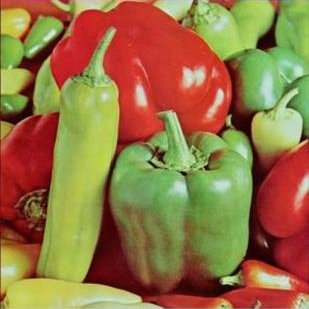
#> input picture Year IV/Image Processing/Lab_4/peppers.png, 309 x 309 px
$ jupyter execute --allow-errors 'Lab IV - Edge Detection.ipynb'
#> lines starting #> are read from the running program, lines starting #| are printed output that depends on the picture
# Image Processing
# Lab V - Edge Detection

## 1. Introduction

As discussed in the previous lab, in many applications, objects have to be separated from each other and from the background. Humans are naturally efficient at this task, since they can see where one object ends, and another one begins. Even though this process is automatic for us, in order to "explain" it to a computer, one needs to formalize the idea of an object "ending".

Objects are delimited in images by their edges. The simplest way to think of edges is to take the case of cartoons, where, in most cases, objects and characters are clearly delimited by an outline. Objects do not have contours in real life however, so it is required to define the edge of an object.

<b>Edges are sudden changes in the values of pixels.</b> These changes may be caused by the boundaries of an object, variations in scene lighting, or other factors.

Today's lab will focus on three methods of extracting edges from grayscale images. They compute the magnitude (strength) of the edges. In order to get a binary decision (edge / not an edge), these magnitude values should be thresholded.

## 2. The gradient method
The mathematics behind this method has been discussed during your lectures, so the explanation will target the implementation of this method. Long story short, the gradient method says that edges are sudden changes in pixel values, so this implies high values of the gradient in that point (gradients are just derivaties, but in multi-dimensional spaces).

The algorithm computes the horizontal and vertical gradients of each pixel in the image, where:
 - <b>the horizontal gradient is the difference between the current pixel and the one on the right</b>
 $$dx = I[i,j]-I[i,j+1]$$
 - <b>the vertical gradient is the difference between the current pixel and the one below</b>
 $$dy = I[i,j]-I[i+1,j]$$

Knowing the gradients, the edge strength is the magnitude of the gradient:
$$O[i,j] = \sqrt{dx^2+dy^2}$$

<center>Gradient computation</center>

There are some other alternate solutions for computing the horizontal and vertical gradients:
- subtract the pixels on the left and above, instead of right and below
- subtract the pixel below from the pixel above and the pixel on the right from the pixel on the left

<i>Computing the gradients is nothing more than filtering the image with some particular kernels! Think about it. How would you define the 3x3 kernels for the two gradients?</i>

## 3. The compass method

Unlike the gradient method, the compass method computes 4 absolute differences, between:
 - the left and right pixels
 - the top and bottom pixels
 - the top-left and bottom-right pixels
 - the top-right and bottom-left pixels

The edge strength is the biggest of the four differences.
<center>The compass method</center>

## 4. Sobel operators
Noisy images will have noisy edges as well, since the values are altered. Some edges will be lost, and some new ones will appear. If the image were to be filtered with a average filter, the edges would be affected because of the blurring effect of this kind of filters.

To tackle this issue, Sobel filters are used, which both filter and detect edges. They do not blur the image when filtering, since they filter both sides of the edge separately.

To compute the edge, one must filter all pixels in the image with the four kernels (F1,F2,F3,F4). After that, the edge strength is the largest value resulted from the four filters. The kernels are presented in the figure below:
<center>The four kernels</center>

Based on the constant <b>C</b>, there are several kind of kernels:
 - if C=1 the kernels are called Prewitt kernels
 - if C=2 the kernels are called Sobel kernels
 - if C=$\sqrt{2}$ the kernels are called isotropic kernels

## Attention! Remember to scale the values of the grayscale image to be in the 0...255 interval
```python
img = io.imread(...)
img = color.rgb2gray(img)
img = img*255
```

### Exercise 1. Implement the gradient method on a grayscale image.

#> (a cell that did not finish here is left out)

### Exercise 2. Implement the compass method on a grayscale image.
To get the maximum value you can use:
```python
m = np.max([D1,D2,D3,D4])
```

[cell 2]
import numpy as np
import matplotlib.pyplot as plt
from skimage import io, color

img = io.imread('peppers.png')
#> img is the input picture: shape (309, 309, 3); mean R, G, B 149.4, 115.5, 67.1
img = color.rgb2gray(img)
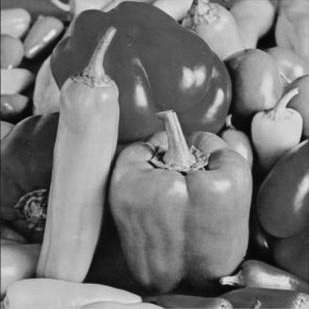
#> img: shape (309, 309) float64; min 0.0142, max 0.935, mean 0.468
img = (img * 255).astype(int)

plt.figure(), plt.imshow(img, cmap = 'gray')

h, w = img.shape
#> h = 309; w = 309

mask_d1 = [[0, 0, 0], [0, 1, -1], [0, 0, 0]]
mask_d2 = [[-1, 0, 0], [0, 0, 0], [0, 0, 1]]
mask_d3 = [[0, 1, 0], [0, 0, 0], [0, -1, 0]]
mask_d4 = [[0, 0, 1], [0, 0, 0], [-1, 0, 0]]

img_d1 = img.copy()
img_d2 = img.copy()
img_d3 = img.copy()
img_d4 = img.copy()
img_comp = img.copy()

w_size = 3
border = w_size // 2
for i in range(border, h - border):
    for j in range(border, w - border):
        V = img[i - border:i + border + 1, j - border:j + border + 1]
        V_d1 = V * mask_d1
        V_d2 = V * mask_d2
        V_d3 = V * mask_d3
        V_d4 = V * mask_d4

        img_d1[i, j] = np.sum(V_d1)
        img_d2[i, j] = np.sum(V_d2)
        img_d3[i, j] = np.sum(V_d3)
        img_d4[i, j] = np.sum(V_d4)
        img_comp[i, j] = np.max([abs(img_d1[i, j]), abs(img_d2[i, j]), abs(img_d3[i, j]), abs(img_d4[i, j])])
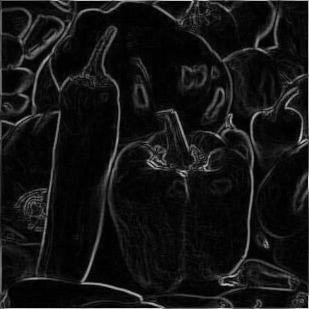
#> img_comp: shape (309, 309) int64; min 0, max 216, mean 19.9
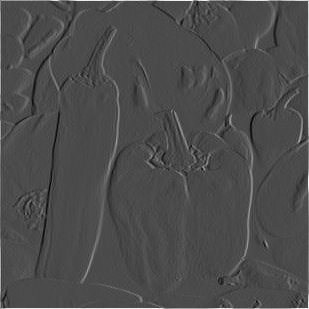
#> img_d1: shape (309, 309) int64; min -91, max 216, mean 1.6; drawn with min black and max white
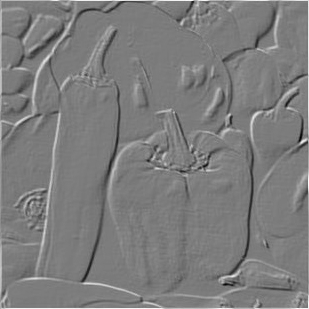
#> img_d2: shape (309, 309) int64; min -205, max 216, mean 1.8; drawn with min black and max white
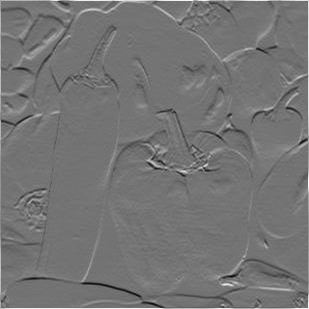
#> img_d3: shape (309, 309) int64; min -180, max 216, mean 1.5; drawn with min black and max white
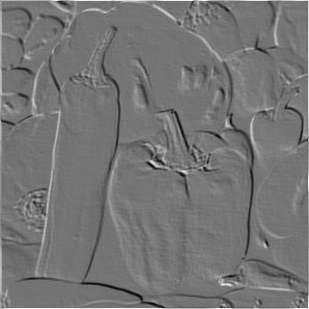
#> img_d4: shape (309, 309) int64; min -181, max 216, mean 1.7; drawn with min black and max white

plt.figure(), plt.imshow(img_d1, cmap = 'gray', vmin = -255, vmax = 255)
plt.figure(), plt.imshow(img_d2, cmap = 'gray', vmin = -255, vmax = 255)
plt.figure(), plt.imshow(img_d3, cmap = 'gray', vmin = -255, vmax = 255)
plt.figure(), plt.imshow(img_d4, cmap = 'gray', vmin = -255, vmax = 255)
plt.figure(), plt.imshow(img_comp, cmap = 'gray', vmin = 0, vmax = 255)

### Exercise 3. Implement the Sobel method on a grayscale image.
Try different values for C

[cell 3]
import numpy as np
import matplotlib.pyplot as plt
from skimage import io, color

img = io.imread('peppers.png')
img = color.rgb2gray(img)
img = (img * 255).astype(int)

plt.figure(), plt.imshow(img, cmap = 'gray')

h, w = img.shape

c = 1 # for Prewitt kernels
# c = 2 # for Sobel kernels
# c = np.sqrt(2) # for intrinsic kernels

mask_f1 = [[1, c, 1], [0, 0, 0], [-1, -c, -1]]
mask_f2 = [[0, 1, c], [-1, 0, 1], [-c, -1, 0]]
mask_f3 = [[-1, 0, 1], [-c, 0, c], [-1, 0, 1]]
mask_f4 = [[-c, -1, 0], [-1, 0, 1], [0, 1, c]]

img_f1 = img.copy()
img_f2 = img.copy()
img_f3 = img.copy()
img_f4 = img.copy()
img_sobel = img.copy()

w_size = 3
border = w_size // 2
for i in range(border, h - border):
    for j in range(border, w - border):
        V = img[i - border:i + border + 1, j - border:j + border + 1]
        V_f1 = V * mask_f1
        V_f2 = V * mask_f2
        V_f3 = V * mask_f3
        V_f4 = V * mask_f4

        img_f1[i, j] = np.sum(V_f1)
        img_f2[i, j] = np.sum(V_f2)
        img_f3[i, j] = np.sum(V_f3)
        img_f4[i, j] = np.sum(V_f4)
        img_sobel[i, j] = np.max([abs(img_f1[i, j]), abs(img_f2[i, j]), abs(img_f3[i, j]), abs(img_f4[i, j])])
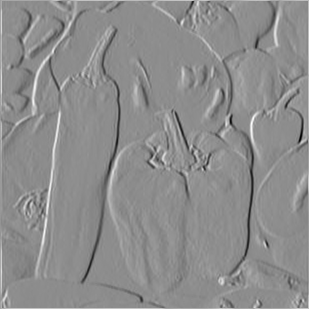
#> img_f3: shape (309, 309) int64; min -510, max 414, mean 2.1; drawn with min black and max white
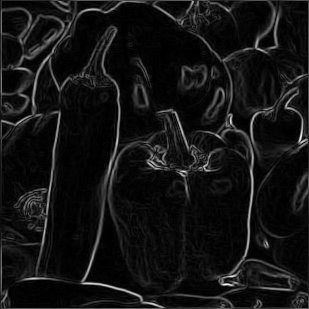
#> img_sobel: shape (309, 309) int64; min 0, max 554, mean 43.6; drawn with min black and max white

plt.figure(), plt.imshow(img_f1, cmap = 'gray', vmin = -255, vmax = 255), plt.title('f1')
plt.figure(), plt.imshow(img_f2, cmap = 'gray', vmin = -255, vmax = 255), plt.title('f2')
plt.figure(), plt.imshow(img_f3, cmap = 'gray', vmin = -255, vmax = 255), plt.title('f3')
plt.figure(), plt.imshow(img_f4, cmap = 'gray', vmin = -255, vmax = 255), plt.title('f4')
plt.figure(), plt.imshow(img_sobel, cmap = 'gray', vmin = 0, vmax = 255 * 1.44), plt.title('sobel')
